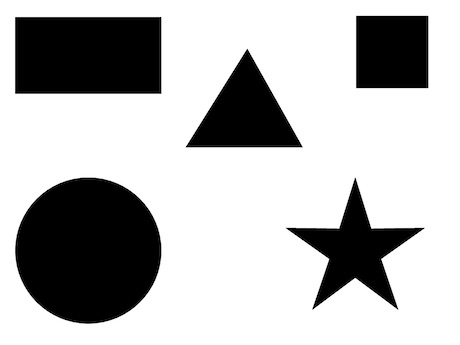
#> input picture 05.OpenCV/img/5shapes.jpg, 460 x 345 px
$ jupyter execute 7-2.ipynb
#> lines starting #> are read from the running program, lines starting #| are printed output that depends on the picture; after the words box and inside, x2 and y2 are one past the last pixel; in counts of white or black regions, pixels touching at a corner belong together
## 실전 워크숍

### 도형 알아맞히기

[cell 1]
import cv2
import numpy as np

img = cv2.imread('./img/5shapes.jpg')
#> img is the input picture: shape (345, 460, 3); min 0, max 255, mean 183.4
img2 = img.copy()
imgray = cv2.cvtColor(img, cv2.COLOR_BGR2GRAY)
ret, th = cv2.threshold(imgray, 127, 255, cv2.THRESH_BINARY_INV)
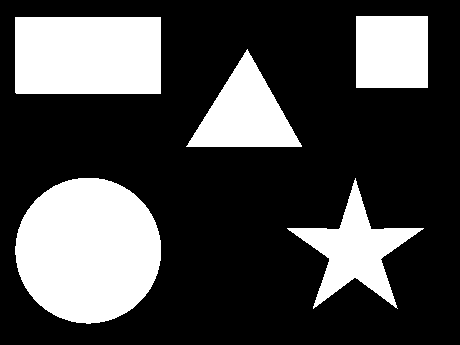
#> th: shape (345, 460); 28.1% white; 5 white regions

contours, _ = cv2.findContours(th, cv2.RETR_EXTERNAL, cv2.CHAIN_APPROX_SIMPLE)
#> contours = 5 contours; box (x1, y1, x2, y2) and area: (15, 178, 161, 324) 16485, (15, 17, 161, 94) 11020, (287, 178, 424, 309) 5586, (186, 49, 302, 147) 5560, (356, 16, 428, 88) 5041

for contour in contours:
    approx = cv2.approxPolyDP(contour, 0.01*cv2.arcLength(contour, True), True)
    vertices = len(approx)
    print('vertices:', vertices)

    mmt = cv2.moments(contour)
    cx, cy = int(mmt['m10']/mmt['m00']), int(mmt['m01']/mmt['m00'])

    name = 'Unknown'
    if vertices == 3:
        name = 'Triangle'
        color = (0,255,0)
    elif vertices == 4:
        x,y,w,h = cv2.boundingRect(contour)
        if abs(w-h)<=3:
            name = 'Square'
            color = (0,125,255)
        else:
            name = 'Rectangle'
            color = (0,0,255)
    elif vertices == 10:
        name = 'Star'
        color = (255,255,0)
    elif vertices >= 15:
        name = 'Circle'
        color = (0,255,255)

    cv2.drawContours(img2, [contour], -1, color, -1)
    cv2.putText(img2, name, (cx-50, cy), cv2.FONT_HERSHEY_COMPLEX_SMALL, 1, (100,100,100), 1)
#> this loop made 5 passes
#> (approx, vertices, cx, cy, name, x, y, w) on passes 4 to 5: ([[15, 17], [16, 93], [160, 93], [160, 17]], 4, 87, 54, 'Rectangle', 15, 17, 146), ([[356, 16], [356, 87], [427, 87], [427, 16]], 4, 391, 51, 'Square', 356, 16, 72)
#> (approx, vertices, cx, cy, name, color) on pass 3: ([[301, 145], [247, 49], [186, 146]], 3, 244, 113, 'Triangle', (0, 255, 0))
#| vertices: 10
#| vertices: 16
#| vertices: 3
#| vertices: 4
#| vertices: 4

cv2.imshow('Input Shapes', img)
cv2.imshow('Recognizing Shapes', img2)
cv2.waitKey(0)
cv2.destroyAllWindows()

### 문서 스캐너

[cell 2]
import cv2
import numpy as np

win_name = 'scan'
img = cv2.imread('./img/paper.jpg')
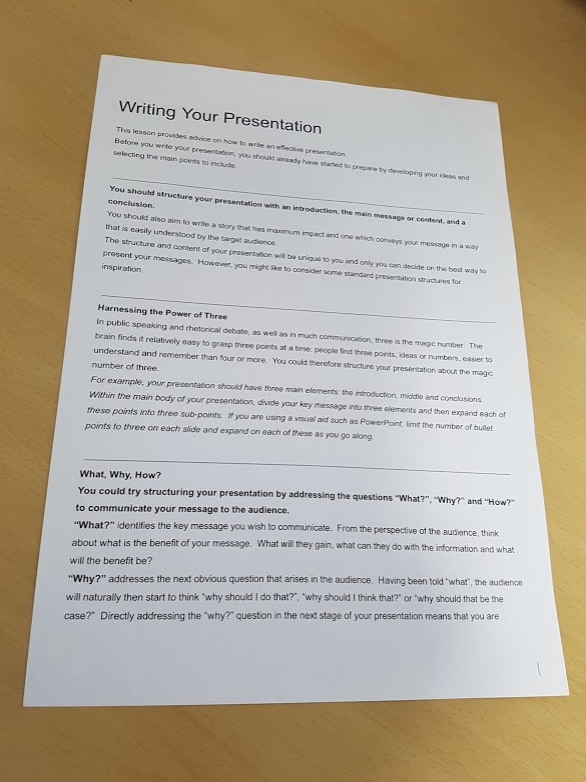
#> input picture 05.OpenCV/img/paper.jpg, 586 x 782 px
#> img is the input picture: shape (782, 586, 3); mean B, G, R 152.7, 169.1, 178.7
cv2.imshow('original', img)
cv2.waitKey(0)
draw = img.copy()

# 그레이 스케일 변환 및 캐니 엣지
gray = cv2.cvtColor(img, cv2.COLOR_BGR2GRAY)
gray = cv2.GaussianBlur(gray, (3,3), 0)  # 가우니시안 블러로 노이즈 제거
edged = cv2.Canny(gray, 75, 200)   # 캐니 엣지로 경꼐 검출
#> edged: shape (782, 586); 5.4% white in thin lines or dots, all inside (x1, y1, x2, y2) = (23, 54, 570, 707)
cv2.imshow(win_name, edged)
cv2.waitKey(0)

# 컨투어 찾기
cnts, _ = cv2.findContours(edged.copy(), cv2.RETR_EXTERNAL, cv2.CHAIN_APPROX_SIMPLE)
#> cnts = 1 contour; box (x1, y1, x2, y2) and area: (23, 54, 570, 707) 294416

# 모든 컨투어 그리기
cv2.drawContours(draw, cnts, -1, (0,255,0))
#> draw: shape (782, 586, 3); 0.48% of pixels changed, all inside (x1, y1, x2, y2) = (23, 54, 570, 707)
cv2.imshow(win_name, draw)
cv2.waitKey(0)

# 컨투어들 중에 영역 크기순으로 정렬
cnts = sorted(cnts, key = cv2.contourArea, reverse = True)[:5]
for c in cnts:
    peri = cv2.arcLength(c, True)
    vertices = cv2.approxPolyDP(c, 0.02*peri, True)
    if len(vertices) == 4:
        break
#> this loop made 1 pass
#> (peri, vertices) on pass 1: (2274.3, [[102, 54], [23, 706], [568, 695], [497, 103]])
pts = vertices.reshape(4,2)
#> pts = [[102, 54], [23, 706], [568, 695], [497, 103]]
for x,y in pts:
    cv2.circle(draw, (x,y), 10, (0,255,0), -1)
#> this loop made 4 passes
#> draw: shape (782, 586, 3); mean B, G, R 151.8, 169.8, 177.4
cv2.imshow(win_name, draw)
cv2.waitKey(0)
merged = np.hstack((img, draw))
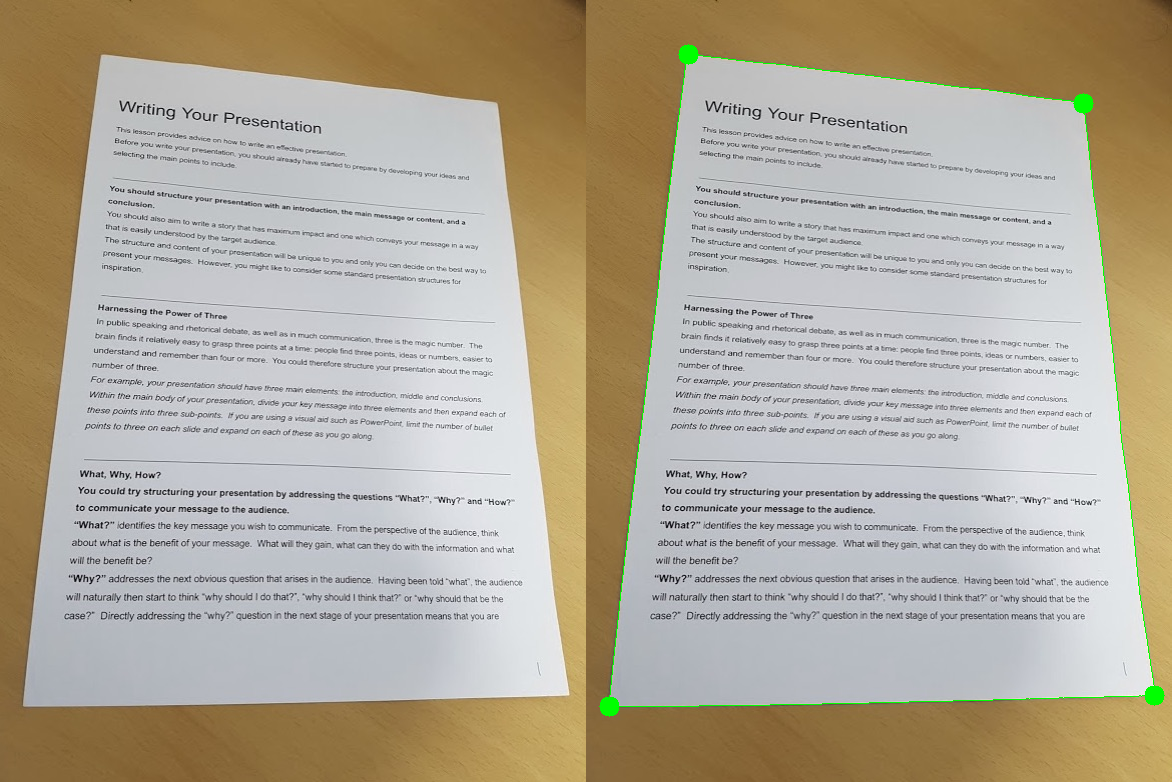
#> merged: shape (782, 1172, 3); mean B, G, R 152.2, 169.5, 178.1

sm = pts.sum(axis=1)
#> sm = [156, 729, 1263, 600]
diff = np.diff(pts, axis=1)
#> diff = [-48, 683, 127, -394]

topLeft = pts[np.argmin(sm)]
#> topLeft = [102, 54]
bottomRight = pts[np.argmax(sm)]
#> bottomRight = [568, 695]
topRight = pts[np.argmin(diff)]
#> topRight = [497, 103]
bottomLeft = pts[np.argmax(diff)]
#> bottomLeft = [23, 706]

pts1 = np.float32([topLeft, topRight, bottomRight, bottomLeft])
#> pts1 = [[102, 54], [497, 103], [568, 695], [23, 706]]


w1 = abs(bottomRight[0] - bottomLeft[0])
#> w1 = 545
w2 = abs(topRight[0] - topLeft[0])
#> w2 = 395
h1 = abs(topRight[1] - bottomRight[1])
#> h1 = 592
h2 = abs(topLeft[1] - bottomLeft[1])
#> h2 = 652
width = int(max([w1, w2]))
#> width = 545
height = int(max([h1, h2]))
#> height = 652

pts2 = np.float32([[0,0], [width-1,0], [width-1,height-1], [0,height-1]])
#> pts2 = [[0, 0], [544, 0], [544, 651], [0, 651]]

mtrx = cv2.getPerspectiveTransform(pts1, pts2)
#> mtrx = [[1.24, 0.15, -134.6], [-0.172, 1.38, -57.19], [-0.000295, 0.000585, 1]]

result = cv2.warpPerspective(img, mtrx, (width, height))

cv2.imshow(win_name, result)
cv2.waitKey(0)
cv2.destroyAllWindows()

### 동전 개수 세기

[cell 3]
import cv2
import numpy as np

img = cv2.imread('./img/coins_connected.jpg')
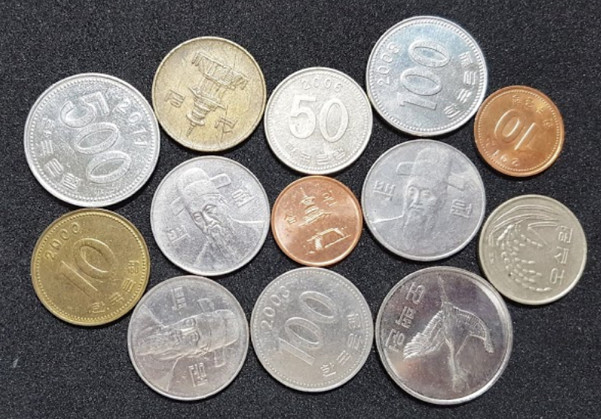
#> input picture 05.OpenCV/img/coins_connected.jpg, 601 x 419 px
#> img is the input picture: shape (419, 601, 3); mean B, G, R 119.2, 122.9, 127.3
rows, cols = img.shape[:2]
#> rows = 419; cols = 601
cv2.imshow('original', img)

mean = cv2.pyrMeanShiftFiltering(img, 20, 50)
cv2.imshow('mean', mean)

gray = cv2.cvtColor(mean, cv2.COLOR_BGR2GRAY)
#> gray: shape (419, 601)
gray = cv2.GaussianBlur(gray, (3,3), 0)

_, thresh = cv2.threshold(gray, 0, 2255, cv2.THRESH_BINARY | cv2.THRESH_OTSU)
#> thresh: shape (419, 601); 55.4% white; 12 black regions (6 under 20 px), largest, box (x1, y1, x2, y2) and area: (0, 0, 601, 419) 108352, (204, 222, 309, 330) 2746, (444, 271, 485, 307) 941, (417, 295, 436, 312) 129, (411, 310, 438, 336) 107, (435, 288, 440, 294) 22
cv2.imshow('thresh', thresh)
dst = cv2.distanceTransform(thresh, cv2.DIST_L2, 3)
dst = (dst / (dst.max() - dst.min())*255).astype(np.uint8)
cv2.imshow('dst', dst)

localMx = cv2.dilate(dst, np.ones((50,50), np.uint8))
lm = np.zeros((rows, cols), np.uint8)
lm[(localMx==dst) & (dst != 0)] = 255
cv2.imshow('localMx', lm)

seeds = np.where(lm == 255)
seed = np.stack( (seeds[1], seeds[0]), axis=-1)
fill_mask = np.zeros((rows+2, cols+2), np.uint8)
for x,y in seed:
    ret = cv2.floodFill(mean, fill_mask, (x,y), (255,255,255), (10,10,10), (10,10,10))

cv2.imshow('floodFill', mean)

gray = cv2.cvtColor(mean, cv2.COLOR_BGR2GRAY)
gray = cv2.GaussianBlur(gray, (5,5), 0)

ret, thresh = cv2.threshold(gray, 0,255, cv2.THRESH_BINARY | cv2.THRESH_OTSU)
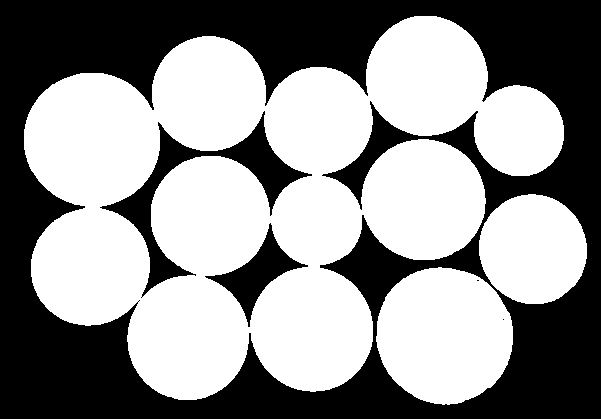
#> thresh: shape (419, 601); 55.8% white; 5 black regions (2 under 20 px), largest, box (x1, y1, x2, y2) and area: (0, 0, 601, 419) 102285, (100, 111, 312, 298) 6268, (205, 223, 308, 327) 2748
#> ret = 154
dst = cv2.distanceTransform(thresh, cv2.DIST_L2, 5)
dst = ( (dst / (dst.max() - dst.min()))* 255).astype(np.uint8)

ret, sure_fg = cv2.threshold(dst, 0.5*dst.max(), 255, 0)
#> sure_fg: shape (419, 601); 10.8% white; 13 white regions, largest, box (x1, y1, x2, y2) and area: (57, 106, 127, 175) 3731, (409, 300, 480, 372) 3708, (282, 299, 340, 359) 2582
#> ret = 127
cv2.imshow('sure_fg', sure_fg)

_, bg_th = cv2.threshold(dst, 0.3*dst.max(), 255, cv2.THRESH_BINARY_INV)
#> bg_th: shape (419, 601); 75.4% white; 13 black regions, largest, box (x1, y1, x2, y2) and area: (396, 287, 494, 385) 7249, (43, 92, 141, 188) 7211, (269, 286, 354, 372) 5565
bg_dst = cv2.distanceTransform(bg_th, cv2.DIST_L2, 5)
bg_dst = ( (bg_dst / (bg_dst.max() - bg_dst.min()))*255).astype(np.uint8)
ret, sure_bg = cv2.threshold(bg_dst, 0.3*bg_dst.max(), 255, cv2.THRESH_BINARY)
#> sure_bg: shape (419, 601); 20.9% white; 5 white regions, box (x1, y1, x2, y2) and area: (0, 0, 395, 419) 30572, (456, 0, 601, 217) 10799, (478, 285, 601, 419) 8372, (207, 387, 411, 419) 2797, (366, 262, 381, 276) 103
#> ret = 76
cv2.imshow('sure_bg', sure_bg)

ret, inv_sure_bg = cv2.threshold(sure_bg, 127, 255, cv2.THRESH_BINARY_INV)
unkown = cv2.subtract(inv_sure_bg, sure_fg)
#> unkown: shape (419, 601); 68.3% white; 18 black regions, largest, box (x1, y1, x2, y2) and area: (0, 0, 395, 419) 30572, (456, 0, 601, 217) 10799, (478, 285, 601, 419) 8372
cv2.imshow('unkown', unkown)

_, markers = cv2.connectedComponents(sure_fg)
#> markers: shape (419, 601) int32; 14 distinct labels, from 0 to 13

markers = markers+1
#> markers: shape (419, 601) int32; 14 distinct labels, from 1 to 14
markers[unkown == 255] = 0
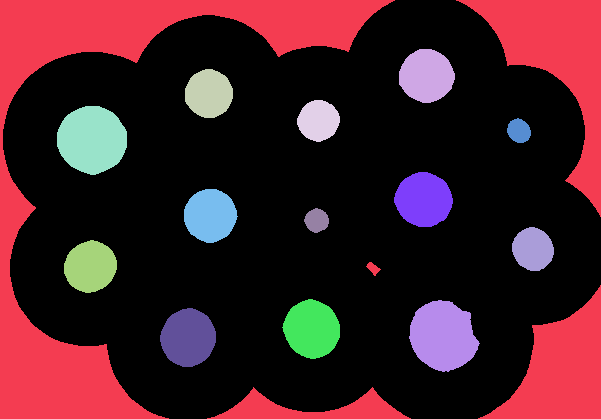
#> markers: shape (419, 601) int32; 15 distinct labels, from 0 to 14; one colour per label, 0 black
print('워터세드 전:', np.unique(markers))
#| 워터세드 전: [ 0  1  2  3  4  5  6  7  8  9 10 11 12 13 14]
colors = []
marker_show = np.zeros_like(img)
for mid in np.unique(markers):
    color = [int(j) for j in np.random.randint(0,255,3)]
    colors.append((mid, color))
    marker_show[markers==mid] = color
    coords = np.where(markers == mid)
    x, y = coords[1][0], coords[0][0]
    cv2.putText(marker_show, str(mid), (x+20, y+20), cv2.FONT_HERSHEY_PLAIN, 2, (255,255,255))
#> this loop made 15 passes
#> (color, coords, x, y) on passes 1 to 8: ([172, 47, 117], 172004 positions, rows 0 to 418, columns 3 to 600, 395, 0), ([192, 67, 251], 52643 positions, rows 0 to 418, columns 0 to 600, 0, 0), ([195, 103, 9], 2312 positions, rows 49 to 102, columns 399 to 454, 419, 49), ([211, 21, 242], 1831 positions, rows 69 to 117, columns 185 to 232, 205, 69), ([36, 87, 70], 1356 positions, rows 100 to 141, columns 297 to 339, 314, 100), ([216, 88, 140], 3731 positions, rows 106 to 174, columns 57 to 126, 85, 106), ([58, 193, 230], 449 positions, rows 118 to 142, columns 507 to 530, 517, 118), ([39, 87, 174], 2470 positions, rows 172 to 226, columns 394 to 452, 418, 172)
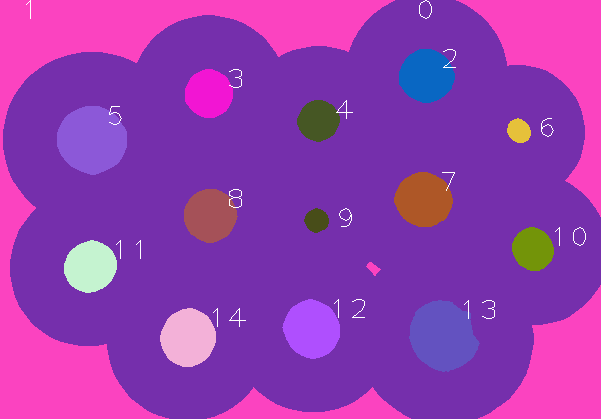
#> marker_show: shape (419, 601, 3); mean of channels 0, 1, 2 175.3, 58.3, 148.8; drawn as B, G, R
#> after the loop, colors = 15 items
cv2.imshow('before', marker_show)

markers = cv2.watershed(img, markers)
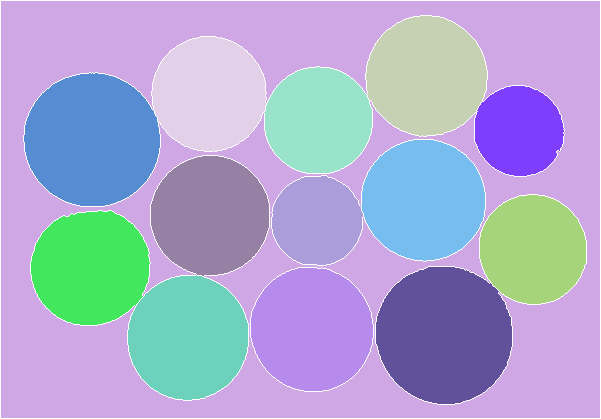
#> markers: shape (419, 601) int32; 15 distinct labels, from -1 to 14; one colour per label, 0 black, -1 white
print('워터셰드 후:', np.unique(markers))
#| 워터셰드 후: [-1  1  2  3  4  5  6  7  8  9 10 11 12 13 14]

for mid, color in colors:
    marker_show[markers==mid] = color
    coords = np.where(markers==mid)
    if coords[0].size <= 0:
        continue
    x, y = coords[1][0], coords[0][0]
    cv2.putText(marker_show, str(mid), (x+20, y+20), cv2.FONT_HERSHEY_PLAIN, 2, (255,255,255))
#> this loop made 15 passes
#> (color, coords, x, y) on passes 2 to 9: ([192, 67, 251], 107028 positions, rows 1 to 417, columns 1 to 599, 1, 1), ([195, 103, 9], 11292 positions, rows 16 to 135, columns 366 to 486, 420, 16), ([211, 21, 242], 10171 positions, rows 37 to 150, columns 152 to 265, 200, 37), ([36, 87, 70], 9011 positions, rows 67 to 172, columns 264 to 371, 316, 67), ([216, 88, 140], 14219 positions, rows 73 to 205, columns 24 to 159, 89, 73), ([58, 193, 230], 6323 positions, rows 86 to 175, columns 475 to 563, 511, 86), ([39, 87, 174], 11696 positions, rows 140 to 260, columns 361 to 484, 413, 140), ([88, 81, 165], 11114 positions, rows 156 to 275, columns 151 to 268, 202, 156)
#> (color, coords) on pass 1: ([172, 47, 117], (empty array, empty array))
marker_show[markers==-1] = (0,255,0)
#> marker_show: shape (419, 601, 3); mean of channels 0, 1, 2 162.9, 95.8, 188.4
cv2.imshow('watershed marker', marker_show)

img[markers==-1] = (0,255,0)
#> img: shape (419, 601, 3); 2.48% of pixels changed, all inside (x1, y1, x2, y2) = (0, 0, 601, 419)
cv2.imshow('watershed', img)

mask = np.zeros((rows, cols), np.uint8)
mask[markers!=1] = 255
nobg = cv2.bitwise_and(img, img, mask=mask)
coin_label = [l for l in np.unique(markers) if (l != 1 and l!= -1)]
#> coin_label = [2, 3, 4, 5, 6, 7, 8, 9, 10, 11, 12, 13, 14]

for i, label in enumerate(coin_label):
    mask[:,:] = 0
    mask[markers ==label] = 255
    coins = cv2.bitwise_and(img, img, mask=mask)
    contour, _ = cv2.findContours(mask, cv2.RETR_EXTERNAL, cv2.CHAIN_APPROX_NONE)
    x,y,w,h = cv2.boundingRect(contour[0])
    coin = coins[y:y+h, x:x+w]
    cv2.imshow('coin%d'%(i+1), coin)
    cv2.imwrite('./img/coin_test/coin%d.jpg'%(i+1), coin)
#> this loop made 13 passes
#> (x, y, w, h) on passes 1 to 12: (366, 16, 121, 120), (152, 37, 114, 114), (264, 67, 108, 106), (24, 73, 136, 133), (475, 86, 89, 90), (361, 140, 124, 121), (151, 156, 118, 120), (272, 176, 91, 89), (480, 195, 106, 109), (31, 211, 119, 114), (251, 268, 122, 123), (376, 267, 136, 137)
#> pass 1, `coin = coins[y:y+h, x:x+w]`:
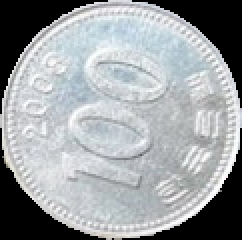
#> coin: shape (120, 121, 3) (shown 2 times larger); mean B, G, R 161.1, 158.3, 154.5
#> after the loop:
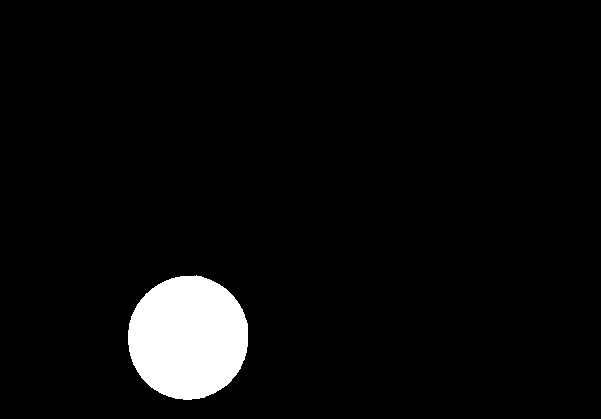
#> mask: shape (419, 601); 4.7% white; 1 white region, box (x1, y1, x2, y2) and area: (128, 275, 248, 400) 11757
cv2.waitKey()
cv2.destroyAllWindows
